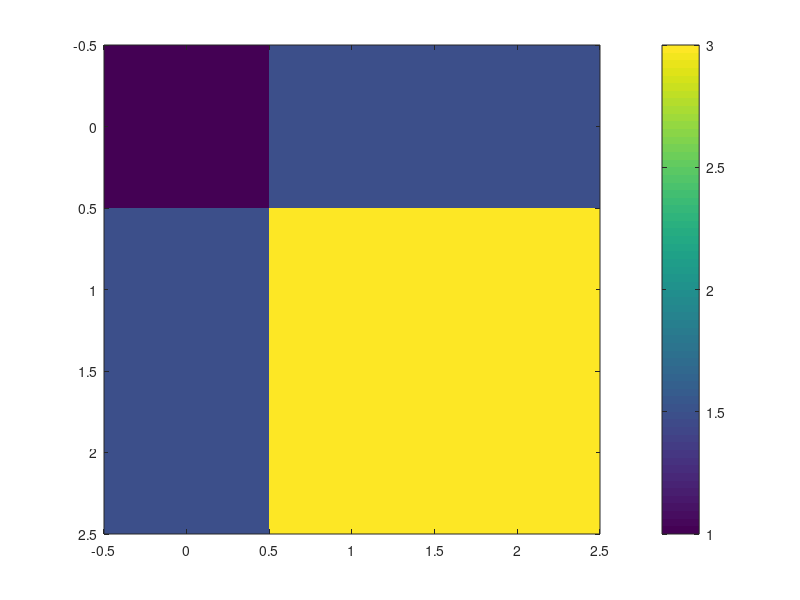

Here is the MATLAB script that generated this plot:
function identifiability_of_gamma_and_sigma_Sep4_2018()
% See notes Sep 4, 2018, NB36
L = 3;
labels = zeros(L^3, 3);
counter = 0;
for k1 = 0 : L-1
    for k2 = k1 : L-1
        for k3 = k2 : L-1
            counter = counter + 1;
            labels(counter, :) = [k1, k2, k3]; % only sorted triplets, to account for symmetry of monomials
        end
    end
end
labels = labels(1:counter, :);
nlabels = size(labels, 1);

indices = @(k) labels(k, :);

% labels(linear_index(k1, k2, k3), :) == sort([k1, k2, k3])
% that is: indices composed with linear_index is sort.
function j = linear_index(k1, k2, k3)
    K = sort([k1, k2, k3]);
    % terrible code but not important
    for j = 1 : nlabels
        if all(labels(j, :) == K)
            return;
        end
    end
    error('should not get here...');
end
for k = 1 : size(labels, 1)
    assert(all(indices(linear_index(k1, k2, k3)) == sort([k1, k2, k3])));
end

% Each third-order autocorrelation entry gives access to a certain linear
% combination of monomials of degree 3. There are L^2 entries.
A = zeros(nlabels, L^2);
counter = 0;
for k1 = 0 : L-1
    for k2 = 0 : L-1
        counter = counter + 1;
        % Setup linear combination corresponding to a_x^3[k1, k2]
        for j = max([0, -k1, -k2]) : (L-1+min([0, -k1, -k2]))
            A(linear_index(j, j+k1, j+k2), counter) = 1/L;
        end
    end
end

% To identify gamma and sigma, this is what we want to express as a linear
% combination of 3rd order autocorrelation entries:
b = zeros(nlabels, 1);
for k1 = 0 : L-1
    for k2 = 0 : L-1
        
        % To check F1, activate this line
        % b(linear_index(k1, k1, k2)) = b(linear_index(k1, k1, k2)) + 1;
        
        % To check F2, activate these three lines
        for k3 = 0 : L-1
            b(linear_index(k1, k2, k3)) = b(linear_index(k1, k2, k3)) + 1/L;
        end
        
    end
end

x = A\b;
fprintf('Make sure this is close to zero: %g\n', norm(A*x-b)/norm(x));

for k1 = 0 : L-1
    for k2 = 0 : L-1
        k = k1*L + k2 + 1;
        if abs(x(k)) >= 1e-12
            fprintf('Take (%d, %d) times %g\n', k1, k2, x(k));
        end
    end
end

imagesc(0:L-1, 0:L-1, reshape(x, L, L)); colorbar;

end